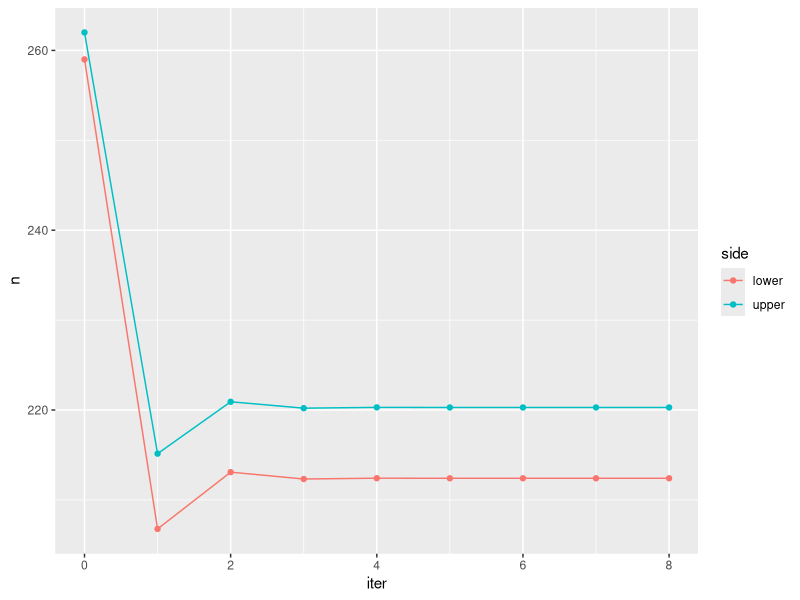
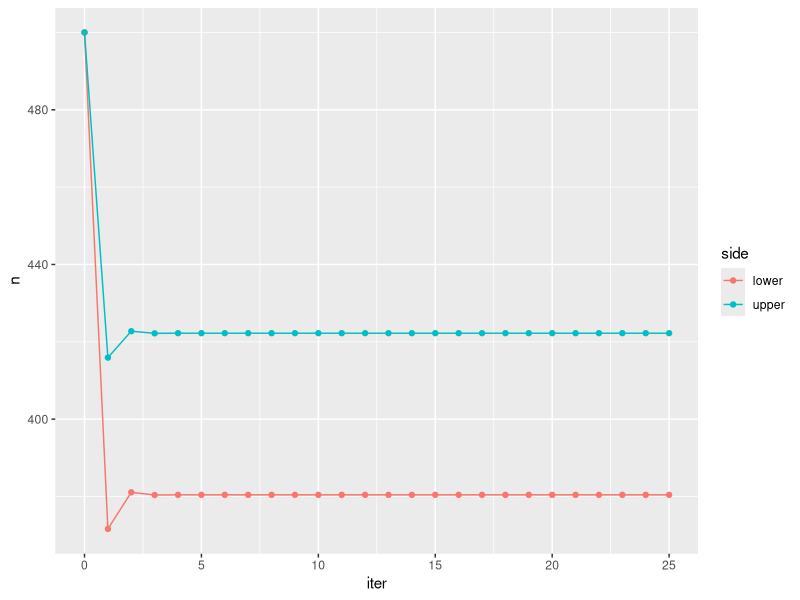
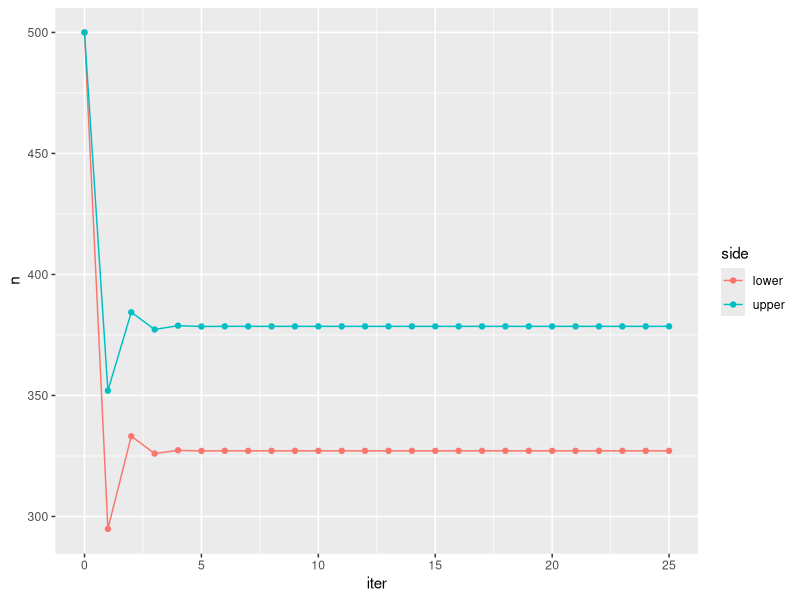
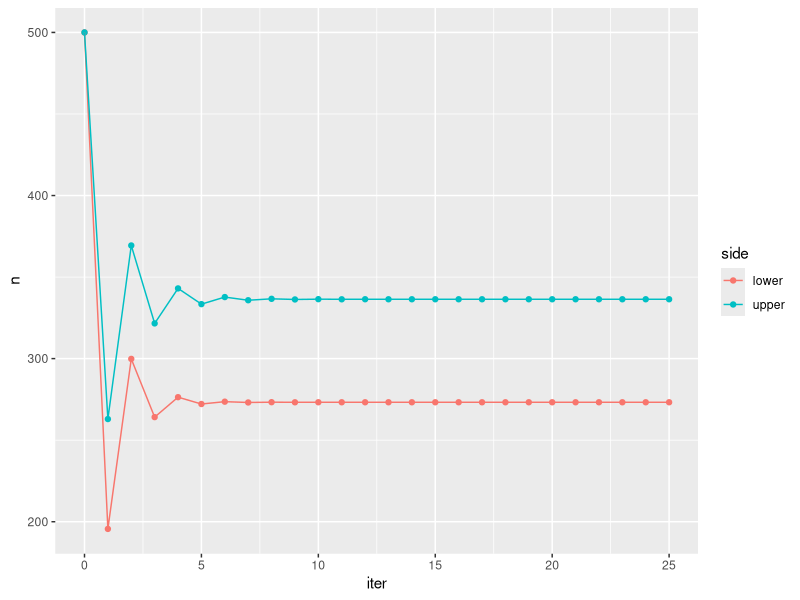
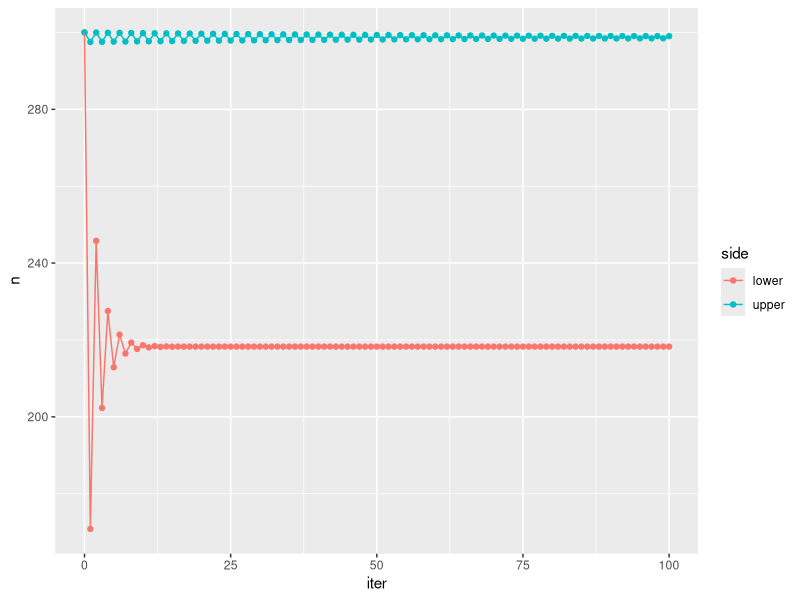
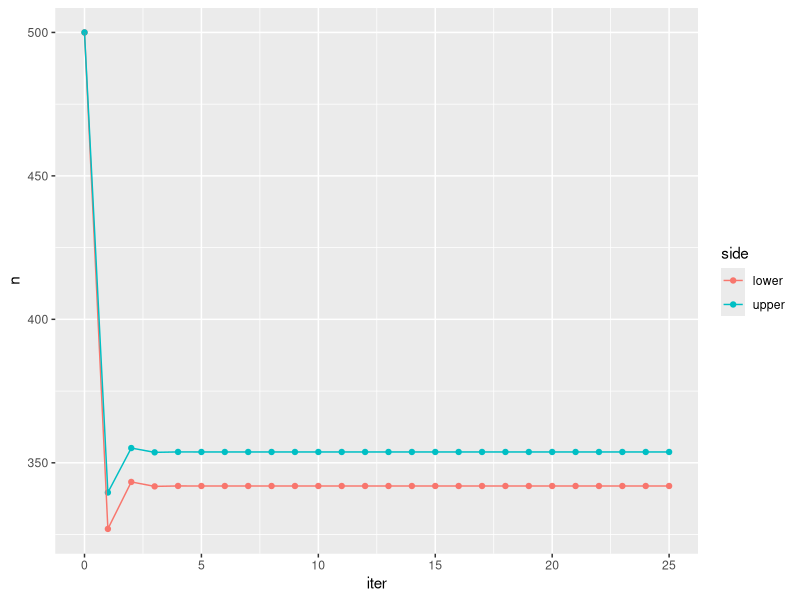
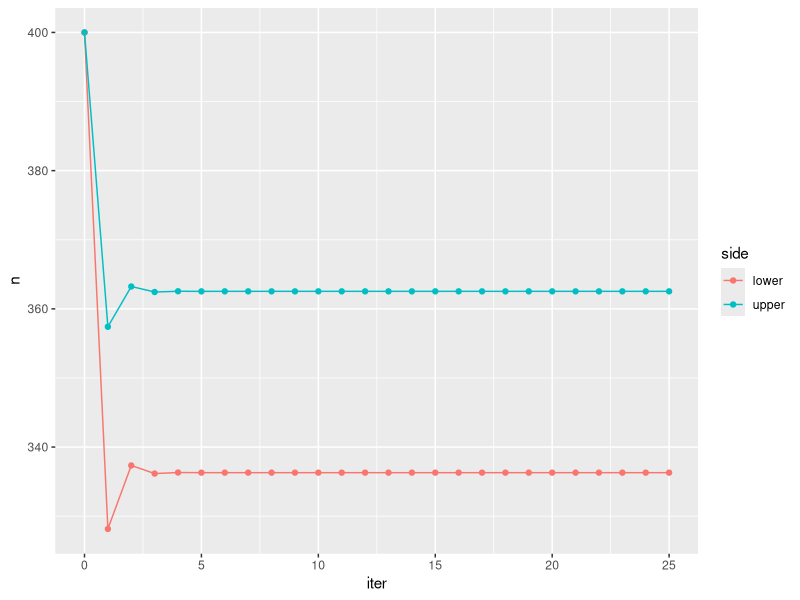
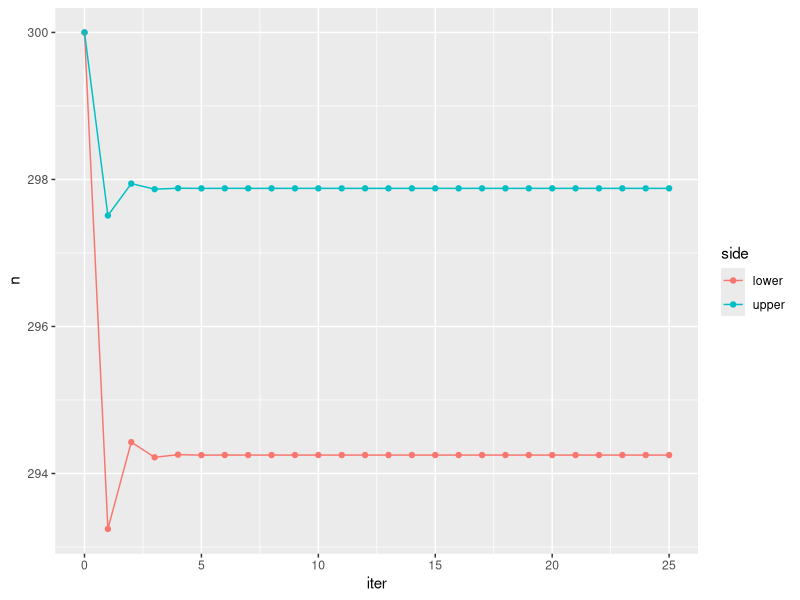

These charts were generated, in order, by the following R code:

library(tidyverse)

## Infinite sample size

# p <- 0.02
# m <- 0.02

# 9*(sqrt((1-p)/p) - sqrt(p/(1-p)))^2

# 5/p

# (1.96/m)^2*p*(1-p)

## Functions for the calculations (from https://doi.org/10.1080/00224065.1973.11980599)

get_intermediate_stuff <- function(n, c, N, k0, k1) {
    
    M <- N - (n-1)/2
    p0 <- (k0 - c/2)/M
    p1 <- (k1 - c/2)/M
    
    list(M = M, p0 = p0, p1 = p1)
    
}

get_lhs <- function(n, c, N, beta, k0, k1) {
    
    inter <- get_intermediate_stuff(n, c, N, k0, k1)
    
    df <- 2*c+2
    
    ( qchisq(1-beta, df)*(1/inter$p1-.5) + c )/2
    
}

get_rhs <- function(n, c, N, alpha, k0, k1) {
    
    inter <- get_intermediate_stuff(n, c, N, k0, k1)
    
    df <- 2*c+2
    
    ( qchisq(alpha, df)*(1/inter$p0-.5)+ c )/2
    
}

## Functions for the iterations

#' Determinacion del limite izquierdo para el tamano muestral
#' 
#' Parametros
#'     niter: Numero de iteraciones del algoritmo numerico
#'     n_start: Tamano muestral inicial
#'     c: Numero maximo de decomisos en la muestra
#'     N: Tamano poblacional
#'     beta: Probabilidad de error tipo II
#'     k0: Numero de decomisos definiendo el error tipo I
#'     k1: Numero de decomisos definiendo el error tipo II
#'     
iterate_lhs <- function(niter, n_start, c, N, beta, k0, k1) {
    
    my_ns <- numeric(length = niter)
    my_ns[1] <- n_start
    
    for (i in 1:niter) {
        new_n <- get_lhs(my_ns[i], c, N, beta, k0, k1)
        my_ns[i+1] <- new_n
    }
    
    my_ns
    
}

#' Determinacion del limite derecho para el tamano muestral
#' 
#' Parametros
#'     niter: Numero de iteraciones del algoritmo numerico
#'     n_start: Tamano muestral inicial
#'     c: Numero maximo de decomisos en la muestra
#'     N: Tamano poblacional
#'     alpha: 1-probabilidad de error tipo I
#'     k0: Numero de decomisos definiendo el error tipo I
#'     k1: Numero de decomisos definiendo el error tipo II
#'     
#'
iterate_rhs <- function(niter, n_start, c, N, alpha, k0, k1) {
    
    my_ns <- numeric(length = niter)
    my_ns[1] <- n_start
    
    for (i in 1:niter) {
        new_n <- get_rhs(my_ns[i], c, N, alpha, k0, k1)
        my_ns[i+1] <- new_n
    }
    
    my_ns
    
}

## Example calculations

#- Article https://doi.org/10.1080/00224065.1973.11980599

N <- 1000
alpha <- .05
beta <- .01
k0 <- 10
k1 <- 50

iterate_lhs(8, 259, 5, N, beta, k0, k1)
iterate_rhs(8, 262, 5, N, alpha, k0, k1)

iterate_lhs(8, 198, 4, N, beta, k0, k1)
iterate_rhs(8, 262, 4, N, alpha, k0, k1)

iterate_lhs(8, 198, 3, N, beta, k0, k1)
iterate_rhs(8, 262, 3, N, alpha, k0, k1)

tibble(
    iter = 0:8,
    lower = iterate_lhs(8, 259, 4, N, beta, k0, k1),
    upper = iterate_rhs(8, 262, 4, N, alpha, k0, k1)
) %>%
    gather(side, n, -iter) %>%
    ggplot(aes(x = iter, y = n, colour = side)) +
        geom_point() +
        geom_line()

#- 

N <- 2801
alpha <- .05
beta <- .01
k0 <- .01*N
k1 <- .04*N

tibble(
    iter = 0:25,
    lower = iterate_lhs(25, 500, 7, N, beta, k0, k1),
    upper = iterate_rhs(25, 500, 7, N, alpha, k0, k1)
) %>%
    gather(side, n, -iter) %>%
    ggplot(aes(x = iter, y = n, colour = side)) +
    geom_point() +
    geom_line()

#- 

N <- 1051
alpha <- .05
beta <- .01
k0 <- .01*N
k1 <- .04*N

tibble(
    iter = 0:25,
        lower = iterate_lhs(25, 500, 6, N, beta, k0, k1),
    upper = iterate_rhs(25, 500, 6, N, alpha, k0, k1)
) %>%
    gather(side, n, -iter) %>%
    ggplot(aes(x = iter, y = n, colour = side)) +
    geom_point() +
    geom_line()

#- 

N <- 541
alpha <- .05
beta <- .01
k0 <- .01*N
k1 <- .04*N

tibble(
    iter = 0:25,
    lower = iterate_lhs(25, 500, 5, N, beta, k0, k1),
    upper = iterate_rhs(25, 500, 5, N, alpha, k0, k1)
) %>%
    gather(side, n, -iter) %>%
    ggplot(aes(x = iter, y = n, colour = side)) +
    geom_point() +
    geom_line()

#- 

N <- 300
alpha <- .05
beta <- .01
k0 <- .01*N
k1 <- .04*N

tibble(
    iter = 0:100,
    lower = iterate_lhs(100, 300, 4, N, beta, k0, k1),
    upper = iterate_rhs(100, 300, 4, N, alpha, k0, k1)
) %>%
    gather(side, n, -iter) %>%
    ggplot(aes(x = iter, y = n, colour = side)) +
    geom_point() +
    geom_line()

#- 

N <- 2000
alpha <- .05
beta <- .01
k0 <- .01*N
k1 <- .04*N

tibble(
    iter = 0:25,
    lower = iterate_lhs(25, 500, 6, N, beta, k0, k1),
    upper = iterate_rhs(25, 500, 6, N, alpha, k0, k1)
) %>%
    gather(side, n, -iter) %>%
    ggplot(aes(x = iter, y = n, colour = side)) +
    geom_point() +
    geom_line()

#- 

N <- 1500
alpha <- .05
beta <- .01
k0 <- .01*N
k1 <- .04*N

tibble(
    iter = 0:25,
    lower = iterate_lhs(25, 400, 6, N, beta, k0, k1),
    upper = iterate_rhs(25, 400, 6, N, alpha, k0, k1)
) %>%
    gather(side, n, -iter) %>%
    ggplot(aes(x = iter, y = n, colour = side)) +
    geom_point() +
    geom_line()

#- 

N <- 1000
alpha <- .05
beta <- .01
k0 <- .01*N
k1 <- .04*N

tibble(
    iter = 0:25,
    lower = iterate_lhs(25, 300, 5, N, beta, k0, k1),
    upper = iterate_rhs(25, 300, 5, N, alpha, k0, k1)
) %>%
    gather(side, n, -iter) %>%
    ggplot(aes(x = iter, y = n, colour = side)) +
    geom_point() +
    geom_line()

#- 

N <- 500
alpha <- .05
beta <- .01
k0 <- .01*N
k1 <- .04*N

tibble(
    iter = 0:25,
    lower = iterate_lhs(25, 300, 4, N, beta, k0, k1),
    upper = iterate_rhs(25, 300, 4, N, alpha, k0, k1)
) %>%
    gather(side, n, -iter) %>%
    ggplot(aes(x = iter, y = n, colour = side)) +
    geom_point() +
    geom_line()

#- 

N <- 8000
alpha <- .05
beta <- .01
k0 <- .01*N
k1 <- .04*N

tibble(
    iter = 0:25,
    lower = iterate_lhs(25, 300, 7, N, beta, k0, k1),
    upper = iterate_rhs(25, 300, 7, N, alpha, k0, k1)
) %>%
    gather(side, n, -iter) %>%
    ggplot(aes(x = iter, y = n, colour = side)) +
    geom_point() +
    geom_line()

#- 

N <- 6000
alpha <- .05
beta <- .01
k0 <- .01*N
k1 <- .04*N

tibble(
    iter = 0:25,
    lower = iterate_lhs(25, 300, 7, N, beta, k0, k1),
    upper = iterate_rhs(25, 300, 7, N, alpha, k0, k1)
) %>%
    gather(side, n, -iter) %>%
    ggplot(aes(x = iter, y = n, colour = side)) +
    geom_point() +
    geom_line()

#- 

N <- 4000
alpha <- .05
beta <- .01
k0 <- .01*N
k1 <- .04*N

tibble(
    iter = 0:25,
    lower = iterate_lhs(25, 300, 7, N, beta, k0, k1),
    upper = iterate_rhs(25, 300, 7, N, alpha, k0, k1)
) %>%
    gather(side, n, -iter) %>%
    ggplot(aes(x = iter, y = n, colour = side)) +
    geom_point() +
    geom_line()

#- 

N <- 8480
alpha <- .05
beta <- .01
k0 <- .01*N
k1 <- .04*N

tibble(
    iter = 0:25,
    lower = iterate_lhs(25, 300, 7, N, beta, k0, k1),
    upper = iterate_rhs(25, 300, 7, N, alpha, k0, k1)
) %>%
    gather(side, n, -iter) %>%
    ggplot(aes(x = iter, y = n, colour = side)) +
    geom_point() +
    geom_line()

#- 

N <- 7000
alpha <- .05
beta <- .01
k0 <- .01*N
k1 <- .04*N

tibble(
    iter = 0:25,
    lower = iterate_lhs(25, 300, 7, N, beta, k0, k1),
    upper = iterate_rhs(25, 300, 7, N, alpha, k0, k1)
) %>%
    gather(side, n, -iter) %>%
    ggplot(aes(x = iter, y = n, colour = side)) +
    geom_point() +
    geom_line()

#- 

N <- 5000
alpha <- .05
beta <- .01
k0 <- .01*N
k1 <- .04*N

tibble(
    iter = 0:25,
    lower = iterate_lhs(25, 300, 7, N, beta, k0, k1),
    upper = iterate_rhs(25, 300, 7, N, alpha, k0, k1)
) %>%
    gather(side, n, -iter) %>%
    ggplot(aes(x = iter, y = n, colour = side)) +
    geom_point() +
    geom_line()

#- 

N <- 3000
alpha <- .05
beta <- .01
k0 <- .01*N
k1 <- .04*N

tibble(
    iter = 0:25,
    lower = iterate_lhs(25, 300, 7, N, beta, k0, k1),
    upper = iterate_rhs(25, 300, 7, N, alpha, k0, k1)
) %>%
    gather(side, n, -iter) %>%
    ggplot(aes(x = iter, y = n, colour = side)) +
    geom_point() +
    geom_line()

## Calculos limite del 2%

N <- 200
alpha <- .05
beta <- .01
k0 <- 1
k1 <- floor(.02*N)

tibble(
    lower = ceiling(iterate_lhs(100, 10, 3, N, beta, k0, k1)),
    upper = floor(iterate_rhs(100, 10, 3, N, alpha, k0, k1))
) %>%
    mutate(iter = row_number()) %>%
    gather(side, n, -iter) %>%
    ggplot(aes(x = iter, y = n, colour = side)) +
    geom_point() +
    geom_line()

#-

N <- 500
alpha <- .05
beta <- .01
k0 <- floor(.005*N)
k1 <- floor(.02*N)

tibble(
    lower = ceiling(iterate_lhs(100, 60, 4, N, beta, k0, k1)),
    upper = floor(iterate_rhs(100, 600, 4, N, alpha, k0, k1))
) %>%
    mutate(iter = row_number()) %>%
    gather(side, n, -iter) %>%
    ggplot(aes(x = iter, y = n, colour = side)) +
    geom_point() +
    geom_line()

#-

N <- 1199
alpha <- .05
beta <- .01
k0 <- floor(.005*N)
k1 <- floor(.02*N)

tibble(
    lower = ceiling(iterate_lhs(100, 600, 4, N, beta, k0, k1)),
    upper = floor(iterate_rhs(100, 600, 4, N, alpha, k0, k1))
) %>%
    mutate(iter = row_number()) %>%
    gather(side, n, -iter) %>%
    ggplot(aes(x = iter, y = n, colour = side)) +
    geom_point() +
    geom_line()

#-

N <- 2199
alpha <- .05
beta <- .01
k0 <- floor(.005*N)
k1 <- floor(.02*N)

tibble(
    lower = ceiling(iterate_lhs(100, 600, 5, N, beta, k0, k1)),
    upper = floor(iterate_rhs(100, 600, 5, N, alpha, k0, k1))
) %>%
    mutate(iter = row_number()) %>%
    gather(side, n, -iter) %>%
    ggplot(aes(x = iter, y = n, colour = side)) +
    geom_point() +
    geom_line()

#-

N <- 5199
alpha <- .05
beta <- .01
k0 <- floor(.005*N)
k1 <- floor(.02*N)

tibble(
    lower = ceiling(iterate_lhs(100, 700, 6, N, beta, k0, k1)),
    upper = floor(iterate_rhs(100, 700, 6, N, alpha, k0, k1))
) %>%
    mutate(iter = row_number()) %>%
    gather(side, n, -iter) %>%
    ggplot(aes(x = iter, y = n, colour = side)) +
    geom_point() +
    geom_line()

#-

N <- 5200
alpha <- .05
beta <- .01
k0 <- floor(.005*N)
k1 <- floor(.02*N)

tibble(
    lower = ceiling(iterate_lhs(100, 700, 7, N, beta, k0, k1)),
    upper = floor(iterate_rhs(100, 700, 7, N, alpha, k0, k1))
) %>%
    mutate(iter = row_number()) %>%
    gather(side, n, -iter) %>%
    ggplot(aes(x = iter, y = n, colour = side)) +
    geom_point() +
    geom_line()




#-

N <- 8481
alpha <- .05
beta <- .01
k0 <- .005*N
k1 <- .02*N

tibble(
    iter = 0:25,
    lower = ceiling(iterate_lhs(25, 300, 7, N, beta, k0, k1)),
    upper = floor(iterate_rhs(25, 300, 7, N, alpha, k0, k1))
) %>%
    gather(side, n, -iter) %>%
    ggplot(aes(x = iter, y = n, colour = side)) +
    geom_point() +
    geom_line()

## Calculos limite del 4%

N <- 600
alpha <- .05
beta <- .01
k0 <- floor(.005*N)
k1 <- floor(.04*N)

tibble(
    lower = ceiling(iterate_lhs(1000, 200, 4, N, beta, k0, k1)),
    upper = floor(iterate_rhs(1000, 200, 4, N, alpha, k0, k1))
) %>%
    mutate(iter = row_number()) %>%
    gather(side, n, -iter) %>%
    ggplot(aes(x = iter, y = n, colour = side)) +
    geom_point() +
    geom_line()





















